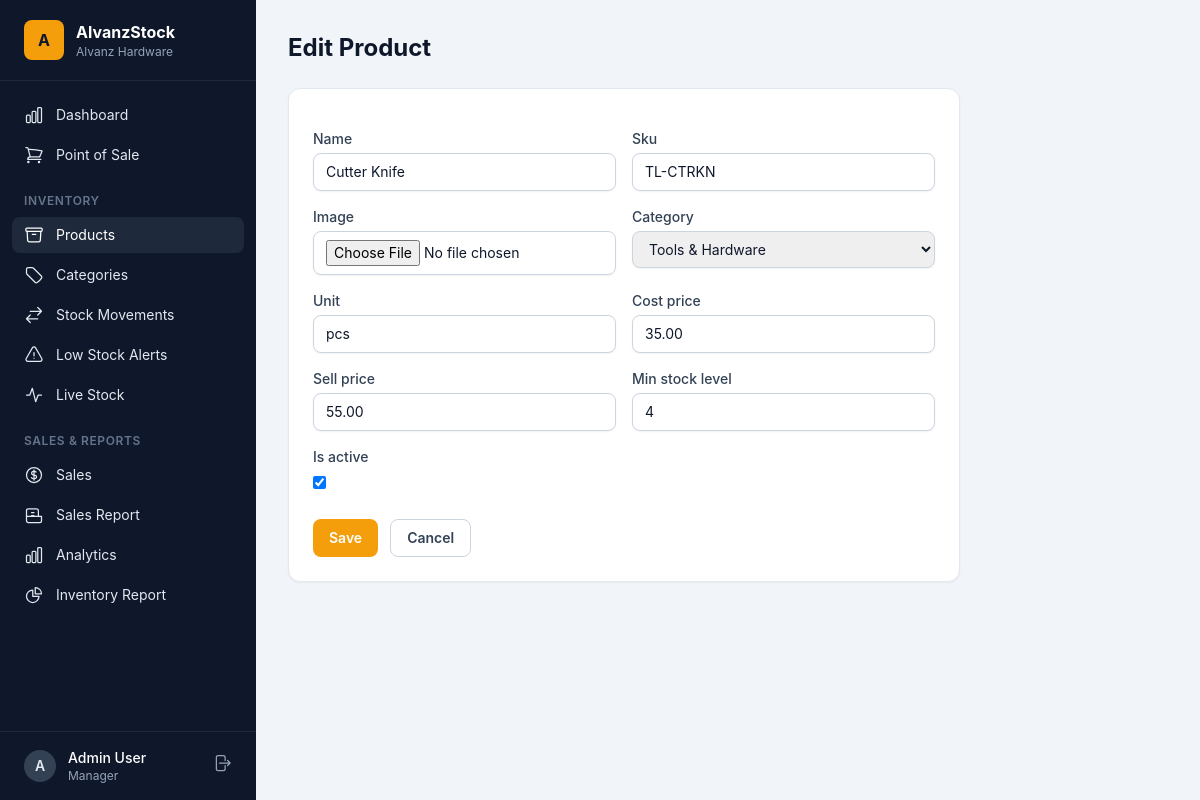
/products/10/edit/ (signed in), run on an earlier commit of the app's database.
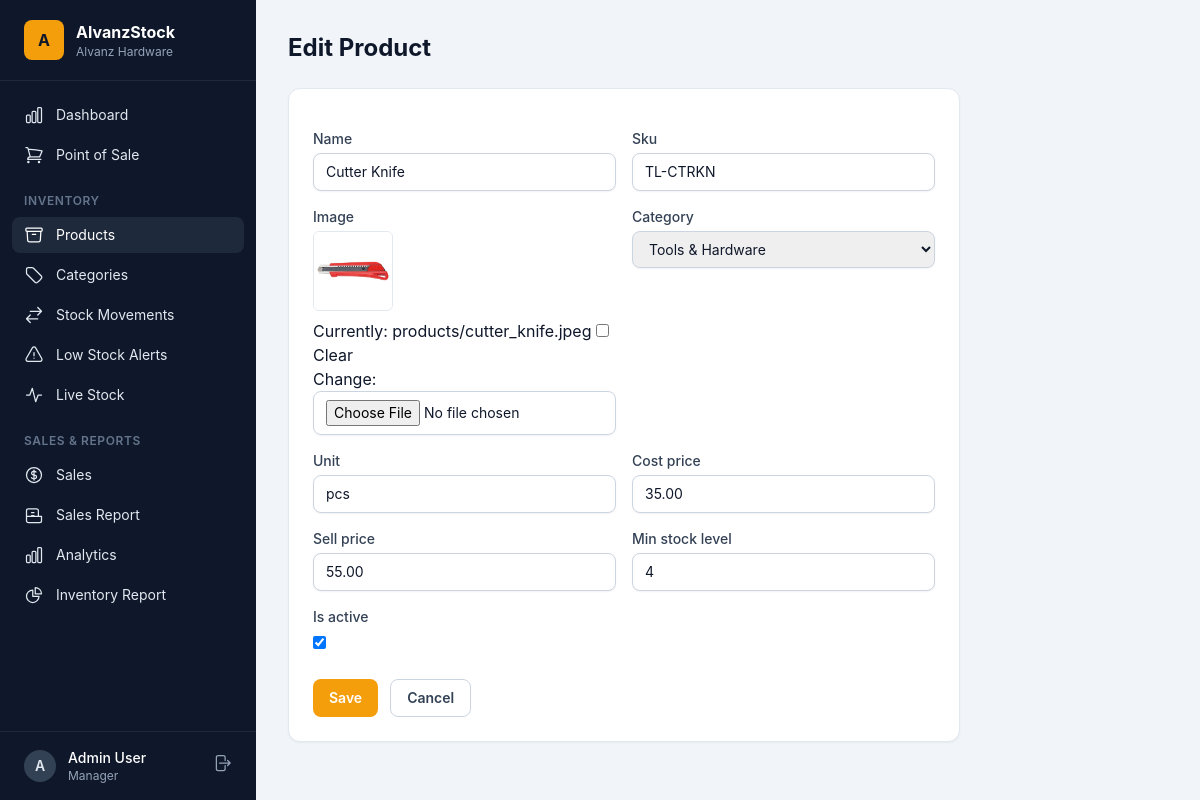
And on a later commit of the database.
### inventory/models.py (models this page shows, shortened)
class Product(models.Model):
    name = models.CharField(max_length=200)
    sku = models.CharField(max_length=50, unique=True)
    image = models.ImageField(upload_to="products/", blank=True)
    category = models.ForeignKey(Category, on_delete=models.SET_NULL, null=True, blank=True, related_name="products")
    unit = models.CharField(max_length=20, default="pcs")
    cost_price = models.DecimalField(max_digits=12, decimal_places=2, default=0)
    sell_price = models.DecimalField(max_digits=12, decimal_places=2, default=0)
    quantity = models.PositiveIntegerField(default=0)
    min_stock_level = models.PositiveIntegerField(default=10)
    is_active = models.BooleanField(default=True)
    created_at = models.DateTimeField(auto_now_add=True)
    updated_at = models.DateTimeField(auto_now=True)
    class Meta:
        ordering = ["name"]

### inventory/views.py (the view)
# urls.py: path("products/<int:pk>/edit/", views.product_edit, name="product_edit"),
@inventory_manager_required
def product_edit(request, pk):
    product = get_object_or_404(Product, pk=pk)
    if request.method == "POST":
        form = ProductForm(request.POST, request.FILES, instance=product)
        if form.is_valid():
            form.save()
            messages.success(request, "Product updated.")
            return redirect("product_detail", pk=pk)
    else:
        form = ProductForm(instance=product)
    return render(request, "inventory/product_form.html", {"form": form, "product": product, "title": "Edit Product"})

### inventory/forms.py
class ProductForm(forms.ModelForm):
    class Meta:
        model = Product
        fields = ["name", "sku", "image", "category", "unit", "cost_price", "sell_price", "min_stock_level", "is_active"]
        widgets = {
            "name": forms.TextInput(attrs={"class": "input", "placeholder": "e.g. Portland Cement 40kg"}),
            "sku": forms.TextInput(attrs={"class": "input", "placeholder": "e.g. CEM-40KG"}),
            "image": forms.ClearableFileInput(attrs={"class": "input", "accept": "image/*"}),
            "unit": forms.TextInput(attrs={"class": "input", "placeholder": "e.g. pcs, bag, liter"}),
            "category": forms.Select(attrs={"class": "input"}),
            "cost_price": forms.NumberInput(attrs={"class": "input", "step": "0.01"}),
            "sell_price": forms.NumberInput(attrs={"class": "input", "step": "0.01"}),
            "min_stock_level": forms.NumberInput(attrs={"class": "input"}),
        }

### accounts/models.py (called while the page is built)
    @property
    def is_manager(self):
        return self.role == self.Role.MANAGER or self.is_superuser

    @property
    def is_stock_viewer(self):
        return self.role == self.Role.STOCK_VIEWER

### inventory/models.py (called while the page is built)
    def __str__(self):
        return self.name

### templates/inventory/product_form.html (shortened to what this page needs)
{% extends "base.html" %}
{% block content %}
<div class="max-w-2xl">
  <h1 class="text-2xl font-bold mb-6">{{ title }}</h1>
  <form method="post" enctype="multipart/form-data" class="card p-6 space-y-4">
    <div class="grid grid-cols-1 sm:grid-cols-2 gap-4">
      {% for field in form %}
        <div class="{% if field.name in 'notes,description' %}sm:col-span-2{% endif %}">
          <label class="label" for="{{ field.id_for_label }}">{{ field.label }}</label>
          {% if field.name == "image" and product.image %}
            <img src="{{ product.image.url }}" alt="Current image of {{ product.name }}" class="mb-2 h-20 w-20 rounded-md border border-slate-200 object-cover">
          {% endif %}
          {{ field }}
        </div>
      {% endfor %}
    </div>
    <div class="flex gap-3 pt-2">
      <button type="submit" class="btn-primary">Save</button>
      <a href="{% if product %}{% url 'product_detail' product.pk %}{% else %}{% url 'product_list' %}{% endif %}" class="btn-secondary">Cancel</a>
    </div>
  </form>
</div>
{% endblock %}

What changed in the data, as far as the page shows it:
changed Product "Cutter Knife": image: picture added
Also different on the page:
new list line: "Currently: products/cutter_knife.jpeg Clear Change: ☐"
